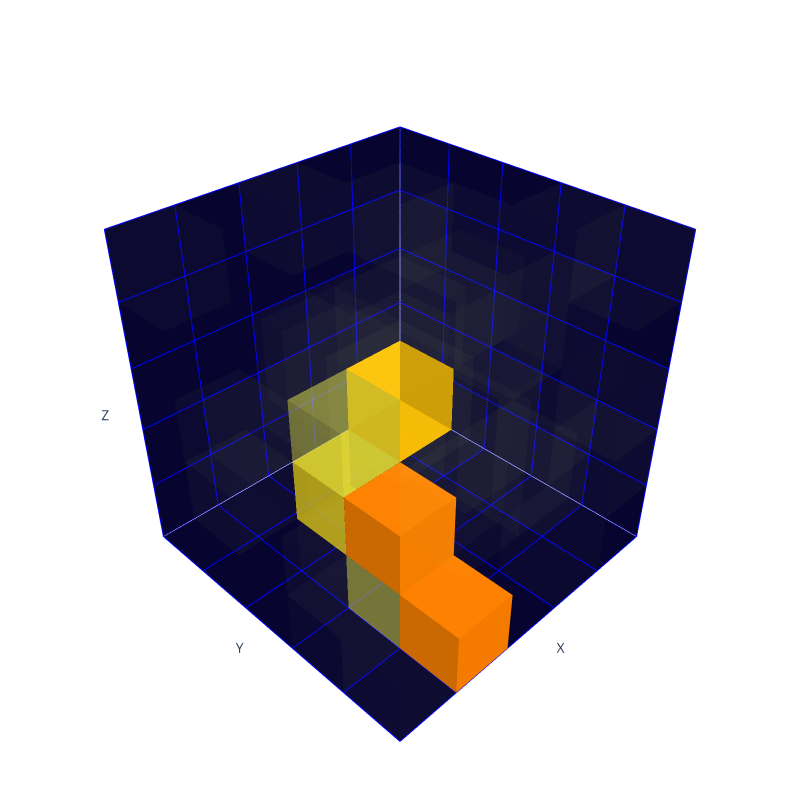

Notebook code for this chart:
### Code cell
print("- Proton image:")
plotly_generate(generated_plot, max_energy=max_energy)

### Figure 1 — Plotly figure (JSON) as saved in the notebook; plotly's stock layout.template omitted (floating-point values rounded to 4 significant figures)
{"data": [{"color": "#E4FF7A", "colorbar": {"thickness": 20, "title": {"text": "Voxel Values"}}, "flatshading": true, "i": [7, 0, 0, 0, 4, 4, 6, 6, 4, 0, 3, 2], "j": [3, 4, 1, 2, 5, 6, 5, 2, 0, 1, 6, 3], "k": [0, 7, 2, 3, 6, 7, 1, 1, 5, 5, 7, 6], "opacity": 0.0136, "type": "mesh3d", "x": [0, 0, 1, 1, 0, 0, 1, 1], "y": [0, 1, 1, 0, 0, 1, 1, 0], "z": [3, 3, 3, 3, 4, 4, 4, 4]}, {"color": "#E4FF7A", "colorbar": {"thickness": 20, "title": {"text": "Voxel Values"}}, "flatshading": true, "i": [7, 0, 0, 0, 4, 4, 6, 6, 4, 0, 3, 2], "j": [3, 4, 1, 2, 5, 6, 5, 2, 0, 1, 6, 3], "k": [0, 7, 2, 3, 6, 7, 1, 1, 5, 5, 7, 6], "opacity": 0.0133, "type": "mesh3d", "x": [0, 0, 1, 1, 0, 0, 1, 1], "y": [1, 2, 2, 1, 1, 2, 2, 1], "z": [0, 0, 0, 0, 1, 1, 1, 1]}, {"color": "#E4FF7A", "colorbar": {"thickness": 20, "title": {"text": "Voxel Values"}}, "flatshading": true, "i": [7, 0, 0, 0, 4, 4, 6, 6, 4, 0, 3, 2], "j": [3, 4, 1, 2, 5, 6, 5, 2, 0, 1, 6, 3], "k": [0, 7, 2, 3, 6, 7, 1, 1, 5, 5, 7, 6], "opacity": 0.01569, "type": "mesh3d", "x": [0, 0, 1, 1, 0, 0, 1, 1], "y": [2, 3, 3, 2, 2, 3, 3, 2], "z": [1, 1, 1, 1, 2, 2, 2, 2]}, {"color": "#E4FF7A", "colorbar": {"thickness": 20, "title": {"text": "Voxel Values"}}, "flatshading": true, "i": [7, 0, 0, 0, 4, 4, 6, 6, 4, 0, 3, 2], "j": [3, 4, 1, 2, 5, 6, 5, 2, 0, 1, 6, 3], "k": [0, 7, 2, 3, 6, 7, 1, 1, 5, 5, 7, 6], "opacity": 0.0126, "type": "mesh3d", "x": [0, 0, 1, 1, 0, 0, 1, 1], "y": [2, 3, 3, 2, 2, 3, 3, 2], "z": [2, 2, 2, 2, 3, 3, 3, 3]}, {"color": "#E4FF7A", "colorbar": {"thickness": 20, "title": {"text": "Voxel Values"}}, "flatshading": true, "i": [7, 0, 0, 0, 4, 4, 6, 6, 4, 0, 3, 2], "j": [3, 4, 1, 2, 5, 6, 5, 2, 0, 1, 6, 3], "k": [0, 7, 2, 3, 6, 7, 1, 1, 5, 5, 7, 6], "opacity": 0.01337, "type": "mesh3d", "x": [0, 0, 1, 1, 0, 0, 1, 1], "y": [3, 4, 4, 3, 3, 4, 4, 3], "z": [0, 0, 0, 0, 1, 1, 1, 1]}, {"color": "#E4FF7A", "colorbar": {"thickness": 20, "title": {"text": "Voxel Values"}}, "flatshading": true, "i": [7, 0, 0, 0, 4, 4, 6, 6, 4, 0, 3, 2], "j": [3, 4, 1, 2, 5, 6, 5, 2, 0, 1, 6, 3], "k": [0, 7, 2, 3, 6, 7, 1, 1, 5, 5, 7, 6], "opacity": 0.01743, "type": "mesh3d", "x": [0, 0, 1, 1, 0, 0, 1, 1], "y": [3, 4, 4, 3, 3, 4, 4, 3], "z": [1, 1, 1, 1, 2, 2, 2, 2]}, {"color": "#E4FF7A", "colorbar": {"thickness": 20, "title": {"text": "Voxel Values"}}, "flatshading": true, "i": [7, 0, 0, 0, 4, 4, 6, 6, 4, 0, 3, 2], "j": [3, 4, 1, 2, 5, 6, 5, 2, 0, 1, 6, 3], "k": [0, 7, 2, 3, 6, 7, 1, 1, 5, 5, 7, 6], "opacity": 0.01372, "type": "mesh3d", "x": [0, 0, 1, 1, 0, 0, 1, 1], "y": [3, 4, 4, 3, 3, 4, 4, 3], "z": [3, 3, 3, 3, 4, 4, 4, 4]}, {"color": "#E4FF7A", "colorbar": {"thickness": 20, "title": {"text": "Voxel Values"}}, "flatshading": true, "i": [7, 0, 0, 0, 4, 4, 6, 6, 4, 0, 3, 2], "j": [3, 4, 1, 2, 5, 6, 5, 2, 0, 1, 6, 3], "k": [0, 7, 2, 3, 6, 7, 1, 1, 5, 5, 7, 6], "opacity": 0.01569, "type": "mesh3d", "x": [0, 0, 1, 1, 0, 0, 1, 1], "y": [3, 4, 4, 3, 3, 4, 4, 3], "z": [4, 4, 4, 4, 5, 5, 5, 5]}, {"color": "#E4FF7A", "colorbar": {"thickness": 20, "title": {"text": "Voxel Values"}}, "flatshading": true, "i": [7, 0, 0, 0, 4, 4, 6, 6, 4, 0, 3, 2], "j": [3, 4, 1, 2, 5, 6, 5, 2, 0, 1, 6, 3], "k": [0, 7, 2, 3, 6, 7, 1, 1, 5, 5, 7, 6], "opacity": 0.01551, "type": "mesh3d", "x": [0, 0, 1, 1, 0, 0, 1, 1], "y": [4, 5, 5, 4, 4, 5, 5, 4], "z": [1, 1, 1, 1, 2, 2, 2, 2]}, {"color": "#E4FF7A", "colorbar": {"thickness": 20, "title": {"text": "Voxel Values"}}, "flatshading": true, "i": [7, 0, 0, 0, 4, 4, 6, 6, 4, 0, 3, 2], "j": [3, 4, 1, 2, 5, 6, 5, 2, 0, 1, 6, 3], "k": [0, 7, 2, 3, 6, 7, 1, 1, 5, 5, 7, 6], "opacity": 0.01671, "type": "mesh3d", "x": [0, 0, 1, 1, 0, 0, 1, 1], "y": [4, 5, 5, 4, 4, 5, 5, 4], "z": [2, 2, 2, 2, 3, 3, 3, 3]}, {"color": "#E4FF7A", "colorbar": {"thickness": 20, "title": {"text": "Voxel Values"}}, "flatshading": true, "i": [7, 0, 0, 0, 4, 4, 6, 6, 4, 0, 3, 2], "j": [3, 4, 1, 2, 5, 6, 5, 2, 0, 1, 6, 3], "k": [0, 7, 2, 3, 6, 7, 1, 1, 5, 5, 7, 6], "opacity": 0.01519, "type": "mesh3d", "x": [0, 0, 1, 1, 0, 0, 1, 1], "y": [4, 5, 5, 4, 4, 5, 5, 4], "z": [4, 4, 4, 4, 5, 5, 5, 5]}, {"color": "#E4FF7A", "colorbar": {"thickness": 20, "title": {"text": "Voxel Values"}}, "flatshading": true, "i": [7, 0, 0, 0, 4, 4, 6, 6, 4, 0, 3, 2], "j": [3, 4, 1, 2, 5, 6, 5, 2, 0, 1, 6, 3], "k": [0, 7, 2, 3, 6, 7, 1, 1, 5, 5, 7, 6], "opacity": 0.01347, "type": "mesh3d", "x": [1, 1, 2, 2, 1, 1, 2, 2], "y": [0, 1, 1, 0, 0, 1, 1, 0], "z": [2, 2, 2, 2, 3, 3, 3, 3]}, {"color": "#E4FF7A", "colorbar": {"thickness": 20, "title": {"text": "Voxel Values"}}, "flatshading": true, "i": [7, 0, 0, 0, 4, 4, 6, 6, 4, 0, 3, 2], "j": [3, 4, 1, 2, 5, 6, 5, 2, 0, 1, 6, 3], "k": [0, 7, 2, 3, 6, 7, 1, 1, 5, 5, 7, 6], "opacity": 0.0162, "type": "mesh3d", "x": [1, 1, 2, 2, 1, 1, 2, 2], "y": [1, 2, 2, 1, 1, 2, 2, 1], "z": [0, 0, 0, 0, 1, 1, 1, 1]}, {"color": "#E4FF7A", "colorbar": {"thickness": 20, "title": {"text": "Voxel Values"}}, "flatshading": true, "i": [7, 0, 0, 0, 4, 4, 6, 6, 4, 0, 3, 2], "j": [3, 4, 1, 2, 5, 6, 5, 2, 0, 1, 6, 3], "k": [0, 7, 2, 3, 6, 7, 1, 1, 5, 5, 7, 6], "opacity": 0.01862, "type": "mesh3d", "x": [1, 1, 2, 2, 1, 1, 2, 2], "y": [1, 2, 2, 1, 1, 2, 2, 1], "z": [2, 2, 2, 2, 3, 3, 3, 3]}, {"color": "#E4FF7A", "colorbar": {"thickness": 20, "title": {"text": "Voxel Values"}}, "flatshading": true, "i": [7, 0, 0, 0, 4, 4, 6, 6, 4, 0, 3, 2], "j": [3, 4, 1, 2, 5, 6, 5, 2, 0, 1, 6, 3], "k": [0, 7, 2, 3, 6, 7, 1, 1, 5, 5, 7, 6], "opacity": 0.01603, "type": "mesh3d", "x": [1, 1, 2, 2, 1, 1, 2, 2], "y": [1, 2, 2, 1, 1, 2, 2, 1], "z": [4, 4, 4, 4, 5, 5, 5, 5]}, {"color": "#E4FF7A", "colorbar": {"thickness": 20, "title": {"text": "Voxel Values"}}, "flatshading": true, "i": [7, 0, 0, 0, 4, 4, 6, 6, 4, 0, 3, 2], "j": [3, 4, 1, 2, 5, 6, 5, 2, 0, 1, 6, 3], "k": [0, 7, 2, 3, 6, 7, 1, 1, 5, 5, 7, 6], "opacity": 0.01558, "type": "mesh3d", "x": [1, 1, 2, 2, 1, 1, 2, 2], "y": [2, 3, 3, 2, 2, 3, 3, 2], "z": [3, 3, 3, 3, 4, 4, 4, 4]}, {"color": "#E4FF7A", "colorbar": {"thickness": 20, "title": {"text": "Voxel Values"}}, "flatshading": true, "i": [7, 0, 0, 0, 4, 4, 6, 6, 4, 0, 3, 2], "j": [3, 4, 1, 2, 5, 6, 5, 2, 0, 1, 6, 3], "k": [0, 7, 2, 3, 6, 7, 1, 1, 5, 5, 7, 6], "opacity": 0.01538, "type": "mesh3d", "x": [1, 1, 2, 2, 1, 1, 2, 2], "y": [2, 3, 3, 2, 2, 3, 3, 2], "z": [4, 4, 4, 4, 5, 5, 5, 5]}, {"color": "#E4FF7A", "colorbar": {"thickness": 20, "title": {"text": "Voxel Values"}}, "flatshading": true, "i": [7, 0, 0, 0, 4, 4, 6, 6, 4, 0, 3, 2], "j": [3, 4, 1, 2, 5, 6, 5, 2, 0, 1, 6, 3], "k": [0, 7, 2, 3, 6, 7, 1, 1, 5, 5, 7, 6], "opacity": 0.01693, "type": "mesh3d", "x": [1, 1, 2, 2, 1, 1, 2, 2], "y": [3, 4, 4, 3, 3, 4, 4, 3], "z": [3, 3, 3, 3, 4, 4, 4, 4]}, {"color": "#E4FF7A", "colorbar": {"thickness": 20, "title": {"text": "Voxel Values"}}, "flatshading": true, "i": [7, 0, 0, 0, 4, 4, 6, 6, 4, 0, 3, 2], "j": [3, 4, 1, 2, 5, 6, 5, 2, 0, 1, 6, 3], "k": [0, 7, 2, 3, 6, 7, 1, 1, 5, 5, 7, 6], "opacity": 0.01096, "type": "mesh3d", "x": [1, 1, 2, 2, 1, 1, 2, 2], "y": [4, 5, 5, 4, 4, 5, 5, 4], "z": [0, 0, 0, 0, 1, 1, 1, 1]}, {"color": "#E4FF7A", "colorbar": {"thickness": 20, "title": {"text": "Voxel Values"}}, "flatshading": true, "i": [7, 0, 0, 0, 4, 4, 6, 6, 4, 0, 3, 2], "j": [3, 4, 1, 2, 5, 6, 5, 2, 0, 1, 6, 3], "k": [0, 7, 2, 3, 6, 7, 1, 1, 5, 5, 7, 6], "opacity": 0.01762, "type": "mesh3d", "x": [2, 2, 3, 3, 2, 2, 3, 3], "y": [0, 1, 1, 0, 0, 1, 1, 0], "z": [1, 1, 1, 1, 2, 2, 2, 2]}, {"color": "#E4FF7A", "colorbar": {"thickness": 20, "title": {"text": "Voxel Values"}}, "flatshading": true, "i": [7, 0, 0, 0, 4, 4, 6, 6, 4, 0, 3, 2], "j": [3, 4, 1, 2, 5, 6, 5, 2, 0, 1, 6, 3], "k": [0, 7, 2, 3, 6, 7, 1, 1, 5, 5, 7, 6], "opacity": 0.01363, "type": "mesh3d", "x": [2, 2, 3, 3, 2, 2, 3, 3], "y": [0, 1, 1, 0, 0, 1, 1, 0], "z": [2, 2, 2, 2, 3, 3, 3, 3]}, {"color": "#E4FF7A", "colorbar": {"thickness": 20, "title": {"text": "Voxel Values"}}, "flatshading": true, "i": [7, 0, 0, 0, 4, 4, 6, 6, 4, 0, 3, 2], "j": [3, 4, 1, 2, 5, 6, 5, 2, 0, 1, 6, 3], "k": [0, 7, 2, 3, 6, 7, 1, 1, 5, 5, 7, 6], "opacity": 0.01653, "type": "mesh3d", "x": [2, 2, 3, 3, 2, 2, 3, 3], "y": [0, 1, 1, 0, 0, 1, 1, 0], "z": [4, 4, 4, 4, 5, 5, 5, 5]}, {"color": "#E4FF7A", "colorbar": {"thickness": 20, "title": {"text": "Voxel Values"}}, "flatshading": true, "i": [7, 0, 0, 0, 4, 4, 6, 6, 4, 0, 3, 2], "j": [3, 4, 1, 2, 5, 6, 5, 2, 0, 1, 6, 3], "k": [0, 7, 2, 3, 6, 7, 1, 1, 5, 5, 7, 6], "opacity": 0.01755, "type": "mesh3d", "x": [2, 2, 3, 3, 2, 2, 3, 3], "y": [1, 2, 2, 1, 1, 2, 2, 1], "z": [0, 0, 0, 0, 1, 1, 1, 1]}, {"color": "#E4FF7A", "colorbar": {"thickness": 20, "title": {"text": "Voxel Values"}}, "flatshading": true, "i": [7, 0, 0, 0, 4, 4, 6, 6, 4, 0, 3, 2], "j": [3, 4, 1, 2, 5, 6, 5, 2, 0, 1, 6, 3], "k": [0, 7, 2, 3, 6, 7, 1, 1, 5, 5, 7, 6], "opacity": 0.01733, "type": "mesh3d", "x": [2, 2, 3, 3, 2, 2, 3, 3], "y": [1, 2, 2, 1, 1, 2, 2, 1], "z": [1, 1, 1, 1, 2, 2, 2, 2]}, {"color": "#FFBE00", "colorbar": {"thickness": 20, "title": {"text": "Voxel Values"}}, "flatshading": true, "i": [7, 0, 0, 0, 4, 4, 6, 6, 4, 0, 3, 2], "j": [3, 4, 1, 2, 5, 6, 5, 2, 0, 1, 6, 3], "k": [0, 7, 2, 3, 6, 7, 1, 1, 5, 5, 7, 6], "opacity": 0.9812, "type": "mesh3d", "x": [2, 2, 3, 3, 2, 2, 3, 3], "y": [2, 3, 3, 2, 2, 3, 3, 2], "z": [2, 2, 2, 2, 3, 3, 3, 3]}, {"color": "#E4FF7A", "colorbar": {"thickness": 20, "title": {"text": "Voxel Values"}}, "flatshading": true, "i": [7, 0, 0, 0, 4, 4, 6, 6, 4, 0, 3, 2], "j": [3, 4, 1, 2, 5, 6, 5, 2, 0, 1, 6, 3], "k": [0, 7, 2, 3, 6, 7, 1, 1, 5, 5, 7, 6], "opacity": 0.01142, "type": "mesh3d", "x": [2, 2, 3, 3, 2, 2, 3, 3], "y": [3, 4, 4, 3, 3, 4, 4, 3], "z": [1, 1, 1, 1, 2, 2, 2, 2]}, {"color": "#E4FF7A", "colorbar": {"thickness": 20, "title": {"text": "Voxel Values"}}, "flatshading": true, "i": [7, 0, 0, 0, 4, 4, 6, 6, 4, 0, 3, 2], "j": [3, 4, 1, 2, 5, 6, 5, 2, 0, 1, 6, 3], "k": [0, 7, 2, 3, 6, 7, 1, 1, 5, 5, 7, 6], "opacity": 0.01255, "type": "mesh3d", "x": [2, 2, 3, 3, 2, 2, 3, 3], "y": [3, 4, 4, 3, 3, 4, 4, 3], "z": [4, 4, 4, 4, 5, 5, 5, 5]}, {"color": "#E4FF7A", "colorbar": {"thickness": 20, "title": {"text": "Voxel Values"}}, "flatshading": true, "i": [7, 0, 0, 0, 4, 4, 6, 6, 4, 0, 3, 2], "j": [3, 4, 1, 2, 5, 6, 5, 2, 0, 1, 6, 3], "k": [0, 7, 2, 3, 6, 7, 1, 1, 5, 5, 7, 6], "opacity": 0.01655, "type": "mesh3d", "x": [2, 2, 3, 3, 2, 2, 3, 3], "y": [4, 5, 5, 4, 4, 5, 5, 4], "z": [2, 2, 2, 2, 3, 3, 3, 3]}, {"color": "#E4FF7A", "colorbar": {"thickness": 20, "title": {"text": "Voxel Values"}}, "flatshading": true, "i": [7, 0, 0, 0, 4, 4, 6, 6, 4, 0, 3, 2], "j": [3, 4, 1, 2, 5, 6, 5, 2, 0, 1, 6, 3], "k": [0, 7, 2, 3, 6, 7, 1, 1, 5, 5, 7, 6], "opacity": 0.01507, "type": "mesh3d", "x": [3, 3, 4, 4, 3, 3, 4, 4], "y": [0, 1, 1, 0, 0, 1, 1, 0], "z": [1, 1, 1, 1, 2, 2, 2, 2]}, {"color": "#E4FF7A", "colorbar": {"thickness": 20, "title": {"text": "Voxel Values"}}, "flatshading": true, "i": [7, 0, 0, 0, 4, 4, 6, 6, 4, 0, 3, 2], "j": [3, 4, 1, 2, 5, 6, 5, 2, 0, 1, 6, 3], "k": [0, 7, 2, 3, 6, 7, 1, 1, 5, 5, 7, 6], "opacity": 0.01274, "type": "mesh3d", "x": [3, 3, 4, 4, 3, 3, 4, 4], "y": [2, 3, 3, 2, 2, 3, 3, 2], "z": [0, 0, 0, 0, 1, 1, 1, 1]}, {"color": "#FFE518", "colorbar": {"thickness": 20, "title": {"text": "Voxel Values"}}, "flatshading": true, "i": [7, 0, 0, 0, 4, 4, 6, 6, 4, 0, 3, 2], "j": [3, 4, 1, 2, 5, 6, 5, 2, 0, 1, 6, 3], "k": [0, 7, 2, 3, 6, 7, 1, 1, 5, 5, 7, 6], "opacity": 0.5241, "type": "mesh3d", "x": [3, 3, 4, 4, 3, 3, 4, 4], "y": [2, 3, 3, 2, 2, 3, 3, 2], "z": [1, 1, 1, 1, 2, 2, 2, 2]}, {"color": "#F1F348", "colorbar": {"thickness": 20, "title": {"text": "Voxel Values"}}, "flatshading": true, "i": [7, 0, 0, 0, 4, 4, 6, 6, 4, 0, 3, 2], "j": [3, 4, 1, 2, 5, 6, 5, 2, 0, 1, 6, 3], "k": [0, 7, 2, 3, 6, 7, 1, 1, 5, 5, 7, 6], "opacity": 0.2781, "type": "mesh3d", "x": [3, 3, 4, 4, 3, 3, 4, 4], "y": [2, 3, 3, 2, 2, 3, 3, 2], "z": [2, 2, 2, 2, 3, 3, 3, 3]}, {"color": "#E4FF7A", "colorbar": {"thickness": 20, "title": {"text": "Voxel Values"}}, "flatshading": true, "i": [7, 0, 0, 0, 4, 4, 6, 6, 4, 0, 3, 2], "j": [3, 4, 1, 2, 5, 6, 5, 2, 0, 1, 6, 3], "k": [0, 7, 2, 3, 6, 7, 1, 1, 5, 5, 7, 6], "opacity": 0.01136, "type": "mesh3d", "x": [3, 3, 4, 4, 3, 3, 4, 4], "y": [2, 3, 3, 2, 2, 3, 3, 2], "z": [3, 3, 3, 3, 4, 4, 4, 4]}, {"color": "#F3F243", "colorbar": {"thickness": 20, "title": {"text": "Voxel Values"}}, "flatshading": true, "i": [7, 0, 0, 0, 4, 4, 6, 6, 4, 0, 3, 2], "j": [3, 4, 1, 2, 5, 6, 5, 2, 0, 1, 6, 3], "k": [0, 7, 2, 3, 6, 7, 1, 1, 5, 5, 7, 6], "opacity": 0.2958, "type": "mesh3d", "x": [3, 3, 4, 4, 3, 3, 4, 4], "y": [3, 4, 4, 3, 3, 4, 4, 3], "z": [0, 0, 0, 0, 1, 1, 1, 1]}, {"color": "#FC8100", "colorbar": {"thickness": 20, "title": {"text": "Voxel Values"}}, "flatshading": true, "i": [7, 0, 0, 0, 4, 4, 6, 6, 4, 0, 3, 2], "j": [3, 4, 1, 2, 5, 6, 5, 2, 0, 1, 6, 3], "k": [0, 7, 2, 3, 6, 7, 1, 1, 5, 5, 7, 6], "opacity": 1, "type": "mesh3d", "x": [3, 3, 4, 4, 3, 3, 4, 4], "y": [3, 4, 4, 3, 3, 4, 4, 3], "z": [1, 1, 1, 1, 2, 2, 2, 2]}, {"color": "#E4FF7A", "colorbar": {"thickness": 20, "title": {"text": "Voxel Values"}}, "flatshading": true, "i": [7, 0, 0, 0, 4, 4, 6, 6, 4, 0, 3, 2], "j": [3, 4, 1, 2, 5, 6, 5, 2, 0, 1, 6, 3], "k": [0, 7, 2, 3, 6, 7, 1, 1, 5, 5, 7, 6], "opacity": 0.01632, "type": "mesh3d", "x": [3, 3, 4, 4, 3, 3, 4, 4], "y": [3, 4, 4, 3, 3, 4, 4, 3], "z": [4, 4, 4, 4, 5, 5, 5, 5]}, {"color": "#FC7F00", "colorbar": {"thickness": 20, "title": {"text": "Voxel Values"}}, "flatshading": true, "i": [7, 0, 0, 0, 4, 4, 6, 6, 4, 0, 3, 2], "j": [3, 4, 1, 2, 5, 6, 5, 2, 0, 1, 6, 3], "k": [0, 7, 2, 3, 6, 7, 1, 1, 5, 5, 7, 6], "opacity": 1, "type": "mesh3d", "x": [3, 3, 4, 4, 3, 3, 4, 4], "y": [4, 5, 5, 4, 4, 5, 5, 4], "z": [0, 0, 0, 0, 1, 1, 1, 1]}, {"color": "#E4FF7A", "colorbar": {"thickness": 20, "title": {"text": "Voxel Values"}}, "flatshading": true, "i": [7, 0, 0, 0, 4, 4, 6, 6, 4, 0, 3, 2], "j": [3, 4, 1, 2, 5, 6, 5, 2, 0, 1, 6, 3], "k": [0, 7, 2, 3, 6, 7, 1, 1, 5, 5, 7, 6], "opacity": 0.01512, "type": "mesh3d", "x": [3, 3, 4, 4, 3, 3, 4, 4], "y": [4, 5, 5, 4, 4, 5, 5, 4], "z": [2, 2, 2, 2, 3, 3, 3, 3]}, {"color": "#E4FF7A", "colorbar": {"thickness": 20, "title": {"text": "Voxel Values"}}, "flatshading": true, "i": [7, 0, 0, 0, 4, 4, 6, 6, 4, 0, 3, 2], "j": [3, 4, 1, 2, 5, 6, 5, 2, 0, 1, 6, 3], "k": [0, 7, 2, 3, 6, 7, 1, 1, 5, 5, 7, 6], "opacity": 0.01421, "type": "mesh3d", "x": [3, 3, 4, 4, 3, 3, 4, 4], "y": [4, 5, 5, 4, 4, 5, 5, 4], "z": [3, 3, 3, 3, 4, 4, 4, 4]}, {"color": "#E4FF7A", "colorbar": {"thickness": 20, "title": {"text": "Voxel Values"}}, "flatshading": true, "i": [7, 0, 0, 0, 4, 4, 6, 6, 4, 0, 3, 2], "j": [3, 4, 1, 2, 5, 6, 5, 2, 0, 1, 6, 3], "k": [0, 7, 2, 3, 6, 7, 1, 1, 5, 5, 7, 6], "opacity": 0.01303, "type": "mesh3d", "x": [4, 4, 5, 5, 4, 4, 5, 5], "y": [0, 1, 1, 0, 0, 1, 1, 0], "z": [4, 4, 4, 4, 5, 5, 5, 5]}, {"color": "#E4FF7A", "colorbar": {"thickness": 20, "title": {"text": "Voxel Values"}}, "flatshading": true, "i": [7, 0, 0, 0, 4, 4, 6, 6, 4, 0, 3, 2], "j": [3, 4, 1, 2, 5, 6, 5, 2, 0, 1, 6, 3], "k": [0, 7, 2, 3, 6, 7, 1, 1, 5, 5, 7, 6], "opacity": 0.01812, "type": "mesh3d", "x": [4, 4, 5, 5, 4, 4, 5, 5], "y": [1, 2, 2, 1, 1, 2, 2, 1], "z": [1, 1, 1, 1, 2, 2, 2, 2]}, {"color": "#E4FF7A", "colorbar": {"thickness": 20, "title": {"text": "Voxel Values"}}, "flatshading": true, "i": [7, 0, 0, 0, 4, 4, 6, 6, 4, 0, 3, 2], "j": [3, 4, 1, 2, 5, 6, 5, 2, 0, 1, 6, 3], "k": [0, 7, 2, 3, 6, 7, 1, 1, 5, 5, 7, 6], "opacity": 0.01458, "type": "mesh3d", "x": [4, 4, 5, 5, 4, 4, 5, 5], "y": [1, 2, 2, 1, 1, 2, 2, 1], "z": [2, 2, 2, 2, 3, 3, 3, 3]}, {"color": "#E4FF7A", "colorbar": {"thickness": 20, "title": {"text": "Voxel Values"}}, "flatshading": true, "i": [7, 0, 0, 0, 4, 4, 6, 6, 4, 0, 3, 2], "j": [3, 4, 1, 2, 5, 6, 5, 2, 0, 1, 6, 3], "k": [0, 7, 2, 3, 6, 7, 1, 1, 5, 5, 7, 6], "opacity": 0.01197, "type": "mesh3d", "x": [4, 4, 5, 5, 4, 4, 5, 5], "y": [3, 4, 4, 3, 3, 4, 4, 3], "z": [0, 0, 0, 0, 1, 1, 1, 1]}, {"color": "#E4FF7A", "colorbar": {"thickness": 20, "title": {"text": "Voxel Values"}}, "flatshading": true, "i": [7, 0, 0, 0, 4, 4, 6, 6, 4, 0, 3, 2], "j": [3, 4, 1, 2, 5, 6, 5, 2, 0, 1, 6, 3], "k": [0, 7, 2, 3, 6, 7, 1, 1, 5, 5, 7, 6], "opacity": 0.01527, "type": "mesh3d", "x": [4, 4, 5, 5, 4, 4, 5, 5], "y": [3, 4, 4, 3, 3, 4, 4, 3], "z": [1, 1, 1, 1, 2, 2, 2, 2]}, {"color": "#E4FF7A", "colorbar": {"thickness": 20, "title": {"text": "Voxel Values"}}, "flatshading": true, "i": [7, 0, 0, 0, 4, 4, 6, 6, 4, 0, 3, 2], "j": [3, 4, 1, 2, 5, 6, 5, 2, 0, 1, 6, 3], "k": [0, 7, 2, 3, 6, 7, 1, 1, 5, 5, 7, 6], "opacity": 0.01361, "type": "mesh3d", "x": [4, 4, 5, 5, 4, 4, 5, 5], "y": [3, 4, 4, 3, 3, 4, 4, 3], "z": [4, 4, 4, 4, 5, 5, 5, 5]}, {"color": "#E4FF7A", "colorbar": {"thickness": 20, "title": {"text": "Voxel Values"}}, "flatshading": true, "i": [7, 0, 0, 0, 4, 4, 6, 6, 4, 0, 3, 2], "j": [3, 4, 1, 2, 5, 6, 5, 2, 0, 1, 6, 3], "k": [0, 7, 2, 3, 6, 7, 1, 1, 5, 5, 7, 6], "opacity": 0.01625, "type": "mesh3d", "x": [4, 4, 5, 5, 4, 4, 5, 5], "y": [4, 5, 5, 4, 4, 5, 5, 4], "z": [0, 0, 0, 0, 1, 1, 1, 1]}, {"color": "#E4FF7A", "colorbar": {"thickness": 20, "title": {"text": "Voxel Values"}}, "flatshading": true, "i": [7, 0, 0, 0, 4, 4, 6, 6, 4, 0, 3, 2], "j": [3, 4, 1, 2, 5, 6, 5, 2, 0, 1, 6, 3], "k": [0, 7, 2, 3, 6, 7, 1, 1, 5, 5, 7, 6], "opacity": 0.01842, "type": "mesh3d", "x": [4, 4, 5, 5, 4, 4, 5, 5], "y": [4, 5, 5, 4, 4, 5, 5, 4], "z": [4, 4, 4, 4, 5, 5, 5, 5]}], "layout": {"height": 800, "margin": {"b": 0, "l": 0, "r": 0, "t": 0}, "paper_bgcolor": "rgba(0, 0, 0, 0)", "plot_bgcolor": "rgba(0, 0, 0, 0)", "scene": {"aspectmode": "cube", "camera": {"center": {"x": 0, "y": 0, "z": 0}, "eye": {"x": 1.5, "y": 1.5, "z": 1.5}}, "xaxis": {"backgroundcolor": "#07042F", "gridcolor": "blue", "range": [0, 5], "showticklabels": false, "title": {"text": "X"}}, "yaxis": {"backgroundcolor": "#07042F", "gridcolor": "blue", "range": [0, 5], "showticklabels": false, "title": {"text": "Y"}}, "zaxis": {"backgroundcolor": "#07042F", "gridcolor": "blue", "range": [0, 5], "showticklabels": false, "title": {"text": "Z"}}}, "width": 800}}
